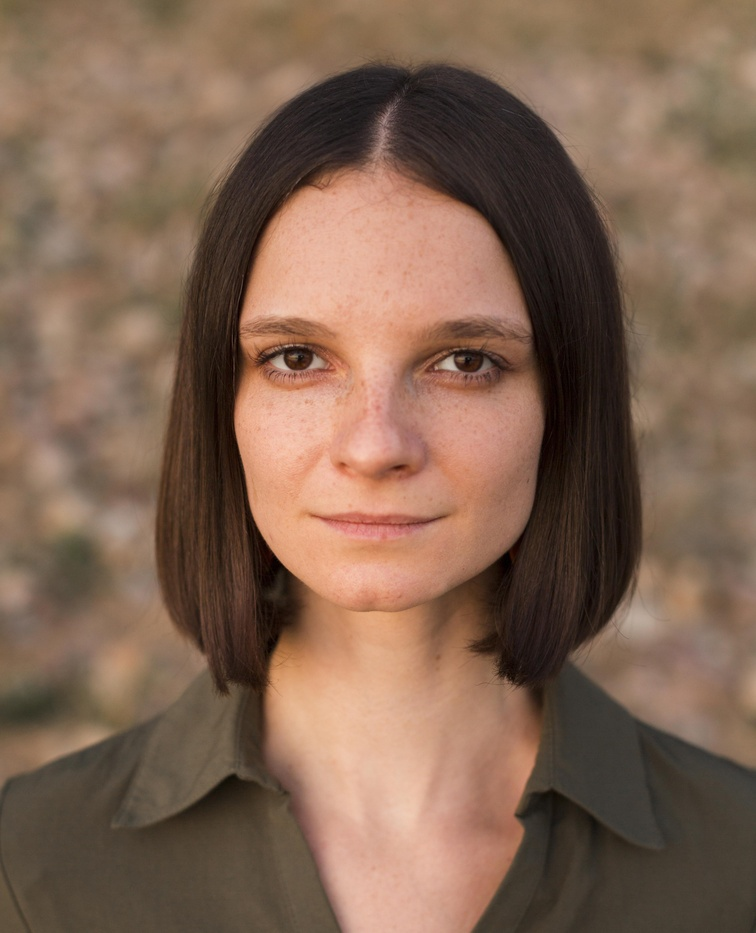
#> input picture Data_péro/Les_outils_du_data_scientist/b1.jpg, 756 x 933 px, shrunk from 3512 x 4333 before the run
$ jupyter execute --allow-errors 'Les outls du data scientist.ipynb'
#> lines starting #> are read from the running program, lines starting #| are printed output that depends on the picture
[cell 1]
import pandas as pd #Pour la lecture et la manipulation des donnés sous différents formats

import os #Pour manipuler les chemins des fichiers

import seaborn as sns #Pour la visualisation des données

import matplotlib.pyplot as plt #Pour les représenations graphiques

import numpy as np #Pour les manipulations avec les matrices

from tqdm import tqdm #Pour mettre une barre de progression dans un for un peu long

import time #Pour lancer des timers

from PIL import Image # Pour ouvrir une photo jpeg

# Traitement d'image

[cell 2]
import cv2
import numpy as np
from PIL import Image
import matplotlib.pyplot as plt

# Charger l'image
image = Image.open("b1.jpg")
#> image is the input picture: PIL image 756x933 RGB; mean R, G, B 128.9, 100.8, 82.3

# Convertir l'image en un array NumPy
image_np = np.array(image)
# Convertir l'image en gris
gray_image = cv2.cvtColor(image_np, cv2.COLOR_BGR2GRAY)
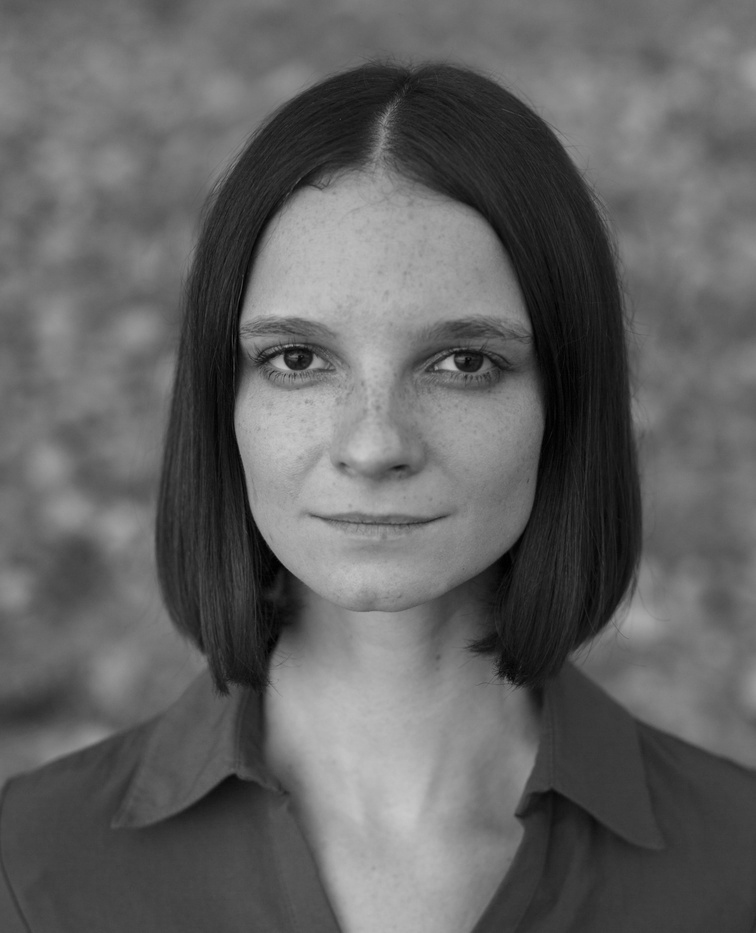
#> gray_image: shape (933, 756); min 0, max 201, mean 98.5


plt.figure(figsize=(10,10))
plt.imshow(gray_image,cmap='Greys_r')
plt.axis('off')
plt.show()

[cell 3]
# Appliquer le filtre de Canny pour la détection de contours
canny_edges = cv2.Canny(gray_image, threshold1=20, threshold2=60)
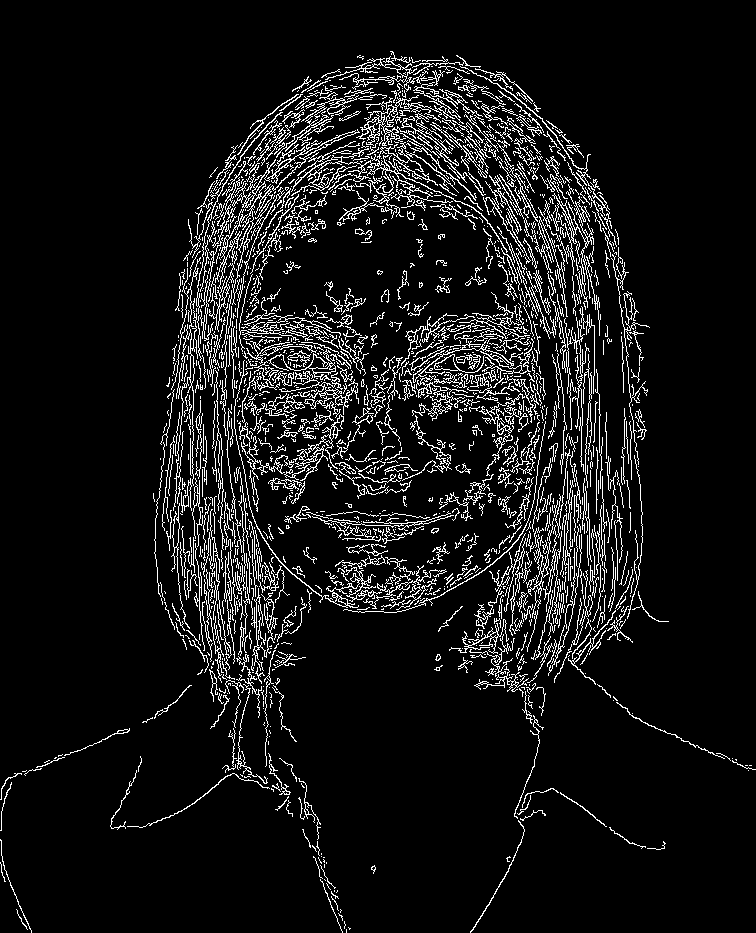
#> canny_edges: shape (933, 756); 8.3% white in thin lines or dots

plt.figure(figsize=(12,12))
plt.imshow(canny_edges,cmap='Greys')
plt.axis('off')
plt.show()

[cell 4]
#Flou Gaussien: Réduit le bruit et les détails en utilisant une fenêtre gaussienne.

blurred_image = cv2.GaussianBlur(gray_image, (5, 5), 0)

plt.figure(figsize=(12,12))
plt.imshow(blurred_image,cmap='Greys')
plt.axis('off')
plt.show()

[cell 5]
#Érosion et Dilatation pour accentuer certaines caractéristiques du visages.

kernel = np.ones((5,5), np.uint8)
erosion = cv2.erode(gray_image, kernel, iterations = 4)
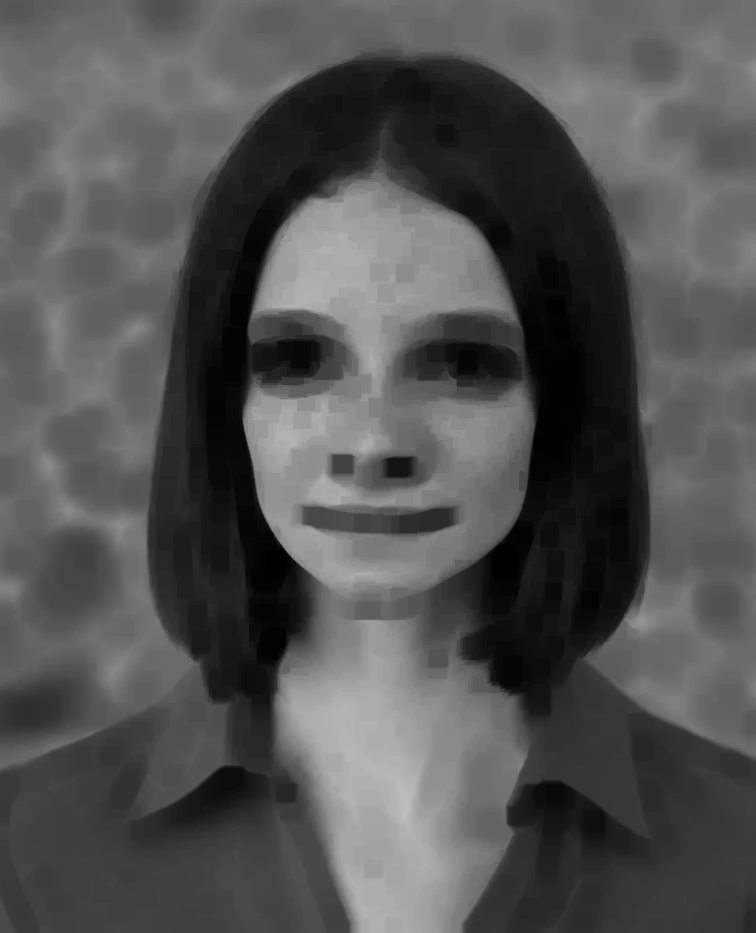
#> erosion: shape (933, 756); min 0, max 192, mean 82.5
dilation = cv2.dilate(gray_image, kernel, iterations = 5)
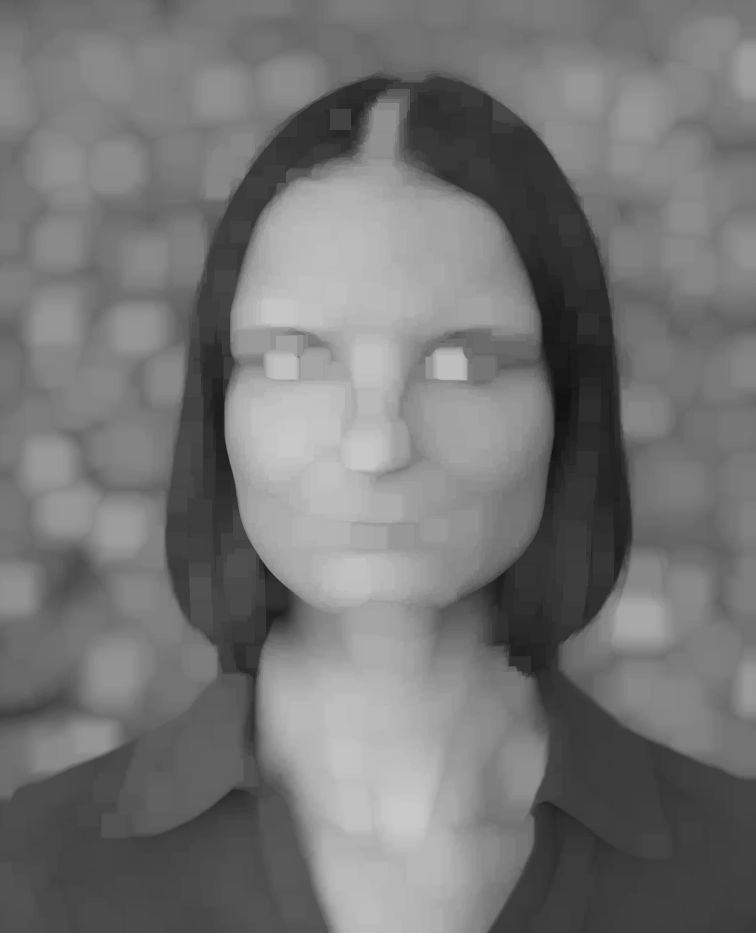
#> dilation: shape (933, 756); min 18, max 201, mean 116.4


plt.figure(figsize=(15,15))
plt.subplot(1,2,1)
plt.imshow(erosion,cmap='Greys')
plt.axis('off')

plt.subplot(1,2,2)
plt.imshow(dilation,cmap='Greys')
plt.axis('off')


plt.show()

[cell 6]
# Charger l'image
image = Image.open("b1.jpg")
# Convertir l'image en un array NumPy
image_np = np.array(image)

# Séparer les canaux Rouge, Vert et Bleu
red_channel = image_np[:,:,0]
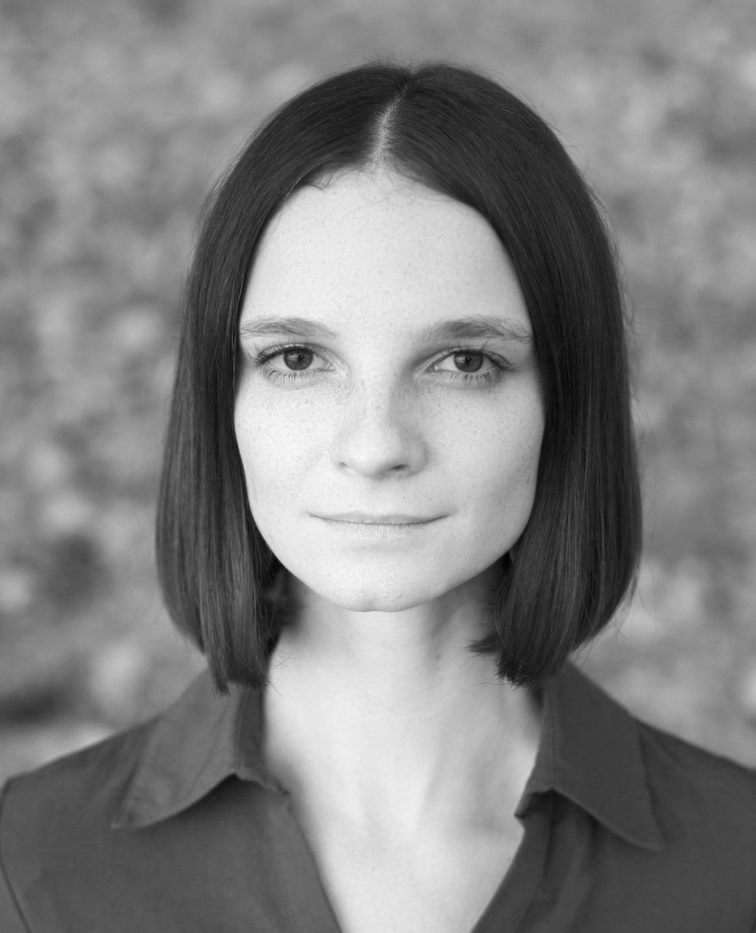
#> red_channel: shape (933, 756); min 1, max 251, mean 128.9
green_channel = image_np[:,:,1]
blue_channel = image_np[:,:,2]
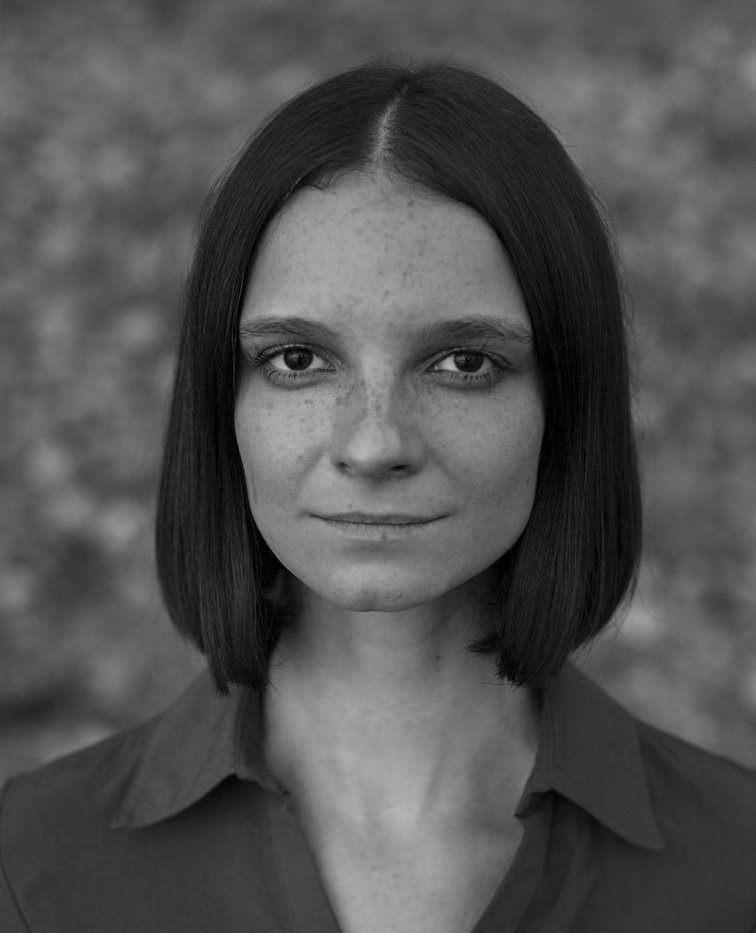
#> blue_channel: shape (933, 756); min 0, max 183, mean 82.3

# Configurer la disposition des subplots
fig, axs = plt.subplots(1, 3, figsize=(15, 5))

# Afficher la couche Rouge
axs[0].imshow(red_channel, cmap='Reds')
axs[0].axis('off')  # Enlever les repères
axs[0].set_title('Couche Rouge')

# Afficher la couche Vert
axs[1].imshow(green_channel, cmap='Greens')
axs[1].axis('off')  # Enlever les repères
axs[1].set_title('Couche Vert')

# Afficher la couche Bleu
axs[2].imshow(blue_channel, cmap='Blues')
axs[2].axis('off')  # Enlever les repères
axs[2].set_title('Couche Bleu')

plt.show()
